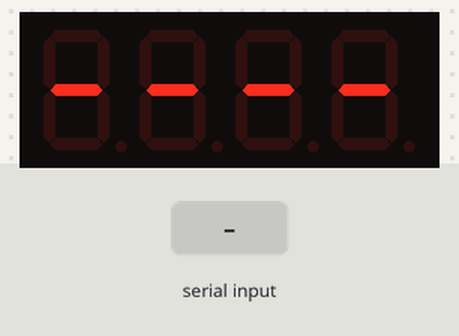
A sketch run on a simulated Arduino Uno, built with avr-gcc and run on an emulated ATmega328P. On the bench: 4-digit seven-segment display. The inputs (shaded band) are chosen by the test bench. What the sketch prints to the serial monitor is not drawn.

Above: at 1.2 s.
1.3 s: "T\n" received over Serial
At 6.4 s:
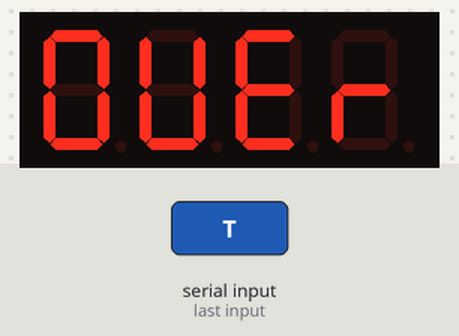
At 10.0 s:
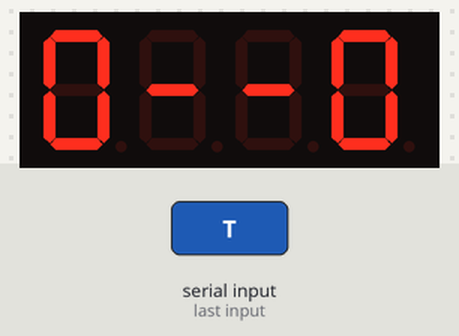
Timing chart, 0 to 11.5 s (numbered marks = the images above; inputs shaded):
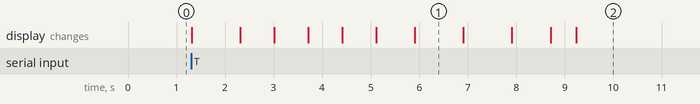

Measured:
- after the input at 1.3 s, the display: first changes at once (image 1 shows a later state)
- what the display in image 1 shows lasts 1.0 s, from 5.9 s to 6.9 s

The sketch:

Strip_Racing_Game_Display_Uno_v2.9.ino
```cpp
// =============================================================
//  LED RACE  —  DISPLAY RECEIVER  (Arduino Uno)   v9
//  Works identically for Uno #1 (main side) and Uno #2 (remote side)
//
//  Changes from v8:
//    • BAUD_RATE fixed to 9600  (was 115200 — mismatched with ESP)
//    • runSerialTest() — single function, tests every display state
//    • Send 'T' + Enter from Serial Monitor to run full test
//
//  PROTOCOL  (from ESP32 over SoftwareSerial)
//  ──────────────────────────────────────────
//  Format:  P<pos><char>\n
//  Example: "P1A\n"  → digit 1 = 'A'
//           "P20\n"  → digit 2 = '0'
//           "P3-\n"  → digit 3 = '-'
//  pos : '1'…'4'  (left → right)
//  char: '0'-'9', 'A'-'Z', 'a'-'z', '-', ' '
//
//  WIRING
//  ──────
//  Display digit commons  → Uno D2, D3, D4, D5
//  Display segments A-G,DP→ Uno D6, D7, D8, D9, D10, D11, D12, D13
//  ESP32 TX (GPIO 33)     → Uno A0  (SoftwareSerial RX)
//  Common GND between ESP32 and Uno
//
//  LIBRARY
//  ───────
//  SevSeg by Dean Reading  (Arduino Library Manager)
// =============================================================

#include <SevSeg.h>
#include <SoftwareSerial.h>

// ── USER CONFIG ──────────────────────────────────────────────
#define HARDWARE_CONFIG     COMMON_ANODE   // Change to COMMON_CATHODE if needed
#define DISPLAY_BRIGHTNESS  90             // 0–100

// Digit select pins (left = digit 1, right = digit 4)
const byte DIGIT_PINS[4]   = { 2, 3, 4, 5 };

// Segment pins: A, B, C, D, E, F, G, DP
const byte SEGMENT_PINS[8] = { 6, 7, 8, 9, 10, 11, 12, 13 };

// SoftwareSerial — ESP32 TX (GPIO 33) → Uno A0
#define ESP_RX_PIN   A0
#define ESP_TX_PIN   A1    // Unused (Uno does not send back)
#define BAUD_RATE    9600  // Must match UNO_BAUD in ESP1 and UNO_BAUD in ESP2

// ── GLOBALS ──────────────────────────────────────────────────
SevSeg         sevseg;
SoftwareSerial espSerial(ESP_RX_PIN, ESP_TX_PIN);
char           dispChars[5] = "----";   // 4 display chars + null terminator


// ════════════════════════════════════════════════════════════
//  DISPLAY HELPERS
// ════════════════════════════════════════════════════════════

// Push the current dispChars buffer to the SevSeg driver
void pushDisplay() {
    sevseg.setChars(dispChars);
}

// Set one digit (1-based) and refresh driver
void setDigit(uint8_t pos, char ch) {
    if(pos < 1 || pos > 4) return;
    dispChars[pos - 1] = ch;
    pushDisplay();
}


// ════════════════════════════════════════════════════════════
//  SERIAL COMMAND PARSER  —  reads ESP32 stream  "P<pos><char>\n"
// ════════════════════════════════════════════════════════════

void parseCommand(const char *buf, uint8_t len) {
    // Expected: exactly 3 bytes before '\n':  'P'  pos-digit  char
    if(len == 3 && buf[0] == 'P') {
        uint8_t pos = buf[1] - '0';   // '1'–'4' → 1–4
        char    ch  = buf[2];
        setDigit(pos, ch);
    }
    // Silently discard malformed packets
}

// Reads from SoftwareSerial (ESP32 link)
void readESPCommands() {
    static char    buf[8];
    static uint8_t idx = 0;
    while(espSerial.available()) {
        char c = espSerial.read();
        if(c == '\n') {
            parseCommand(buf, idx);
            idx = 0;
        } else if(idx < (uint8_t)(sizeof(buf) - 1)) {
            buf[idx++] = c;
        }
        // Buffer overflow (malformed): next '\n' resets it automatically
    }
}

// Reads from USB Serial — same protocol, for bench testing without ESP32
void readSerialTester() {
    static char    buf[8];
    static uint8_t idx = 0;
    while(Serial.available()) {
        char c = Serial.read();
        if(c == '\n') {
            // Check for test command 'T' before normal parse
            if(idx == 1 && buf[0] == 'T') {
                runSerialTest();
            } else {
                parseCommand(buf, idx);
            }
            idx = 0;
        } else if(idx < (uint8_t)(sizeof(buf) - 1)) {
            buf[idx++] = c;
        }
    }
}


// ════════════════════════════════════════════════════════════
//  SERIAL TEST  —  called when 'T\n' received over USB Serial
//  Tests every named display state the ESP race game uses.
// ════════════════════════════════════════════════════════════

void runSerialTest() {
    Serial.println(F("=========== UNO DISPLAY TEST START ==========="));

    auto showAndWait = [](const char *label, const char *chars, int ms) {
        Serial.print(F("[TEST] "));
        Serial.println(label);
        for(uint8_t p=1; p<=4; p++) setDigit(p, chars[p-1]);
        // Busy-wait while refreshing (sevseg.refreshDisplay() must run continuously)
        unsigned long t = millis();
        while(millis() - t < (unsigned long)ms)
            sevseg.refreshDisplay();
    };

    // Idle  "0--0"
    showAndWait("IDLE    → '0--0'",   "0--0", 1000);

    // Countdown  " 3 3"  " 2 2"  " 1 1"
    showAndWait("COUNT 3 → ' 33 '",   " 33 ", 700);
    showAndWait("COUNT 2 → ' 22 '",   " 22 ", 700);
    showAndWait("COUNT 1 → ' 11 '",   " 11 ", 700);

    // Go  " Go "
    showAndWait("GO      → ' Go '",   " Go ", 700);

    // Laps  "1234"
    showAndWait("LAPS    → '1234'",   "1234", 800);

    // Win  "OvEr"
    showAndWait("OVER    → 'OvEr'",   "OvEr", 1000);

    // Defeat  "dEAd"
    showAndWait("DEAD    → 'dEAd'",   "dEAd", 1000);

    // All segments on  "8888"
    showAndWait("ALL ON  → '8888'",   "8888", 800);

    // Blank  "    "
    showAndWait("BLANK   → '    '",   "    ", 500);

    // Restore idle
    for(uint8_t p=1; p<=4; p++) setDigit(p, "0--0"[p-1]);
    pushDisplay();

    Serial.println(F("=========== UNO DISPLAY TEST END ==========="));
    Serial.println(F("Commands: P1A, P2B, P3-, P4C  or 'T' to rerun"));
}


// ════════════════════════════════════════════════════════════
//  SETUP
// ════════════════════════════════════════════════════════════

void setup() {
    sevseg.begin(
        HARDWARE_CONFIG,
        4,
        (byte*)DIGIT_PINS,
        (byte*)SEGMENT_PINS,
        false,   // resistorsOnSegments
        false,   // updateWithDelays
        false,   // leadingZeros
        false    // disableDecPoint
    );
    sevseg.setBrightness(DISPLAY_BRIGHTNESS);
    pushDisplay();   // Show "----" at boot

    espSerial.begin(BAUD_RATE);

    Serial.begin(9600);
    Serial.println(F("UNO DISPLAY READY  (BAUD 9600)"));
    Serial.println(F("Commands: P1A P2B P3- P4C  or 'T' to run test"));
}


// ════════════════════════════════════════════════════════════
//  MAIN LOOP
//  sevseg.refreshDisplay() must be called thousands of times
//  per second for flicker-free multiplexing — keep this lean.
// ════════════════════════════════════════════════════════════

void loop() {
    readESPCommands();    // ESP32 link (SoftwareSerial)
    readSerialTester();   // USB Serial tester / debug
    sevseg.refreshDisplay();
}
```
